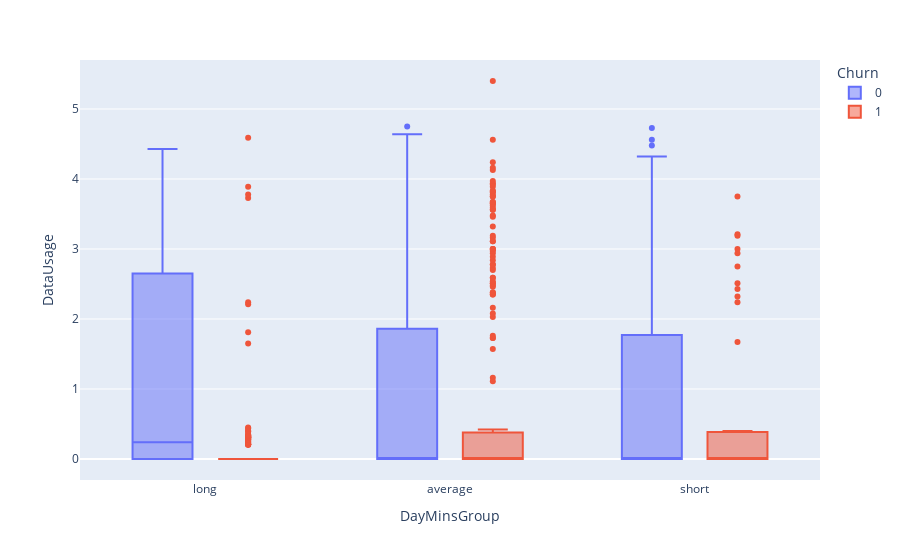

This figure's notebook cell:
### Markdown cell above
* The long  duration is not a factor for churning of customers with respect to daymins call.

### Code cell
fig = px.box(df, x = 'DayMinsGroup', y = 'DataUsage', color = 'Churn')
fig.show()

### Figure 1 — Plotly figure (JSON) as saved in the notebook; plotly's stock layout.template omitted (floating-point values rounded to 4 significant figures; data arrays with more than 128 entries replaced by an {"elided": "..."} marker saying what was removed)
{"data": [{"alignmentgroup": "True", "hovertemplate": "Churn=0<br>DayMinsGroup=%{x}<br>DataUsage=%{y}<extra></extra>", "legendgroup": "0", "marker": {"color": "#636efa"}, "name": "0", "notched": false, "offsetgroup": "0", "orientation": "v", "showlegend": true, "type": "box", "x": {"elided": "2850 str values"}, "x0": " ", "xaxis": "x", "y": {"elided": "2850 float values"}, "y0": " ", "yaxis": "y"}, {"alignmentgroup": "True", "hovertemplate": "Churn=1<br>DayMinsGroup=%{x}<br>DataUsage=%{y}<extra></extra>", "legendgroup": "1", "marker": {"color": "#EF553B"}, "name": "1", "notched": false, "offsetgroup": "1", "orientation": "v", "showlegend": true, "type": "box", "x": {"elided": "483 str values"}, "x0": " ", "xaxis": "x", "y": {"elided": "483 float values"}, "y0": " ", "yaxis": "y"}], "layout": {"boxmode": "group", "legend": {"title": {"text": "Churn"}, "tracegroupgap": 0}, "margin": {"t": 60}, "xaxis": {"anchor": "y", "domain": [0, 1], "title": {"text": "DayMinsGroup"}}, "yaxis": {"anchor": "x", "domain": [0, 1], "title": {"text": "DataUsage"}}}}
